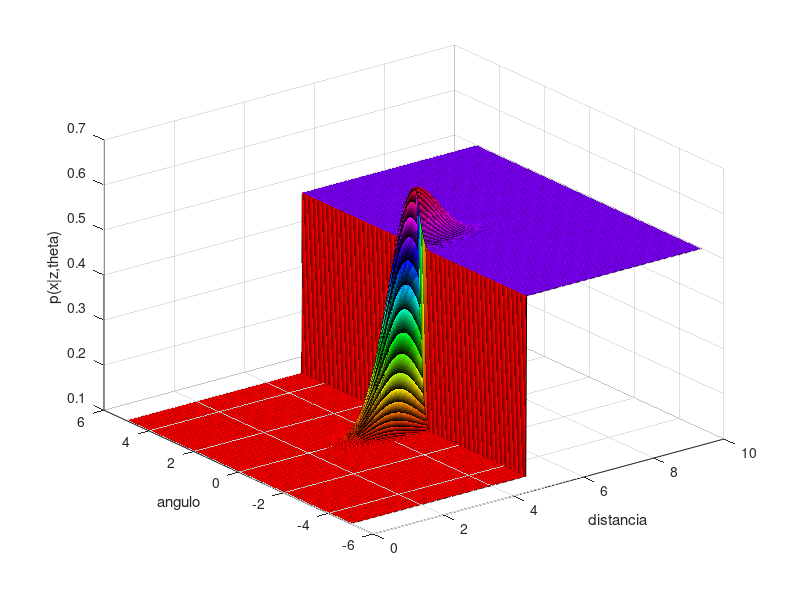

Write the MATLAB code that produced this figure.
  % range maximo
  Rmax = 10;
  % abertura maxima |A|
  Amax = 5.0;
  % leitura do sensor
  d = 5;
  mu = [d 0];

  sigma = [0.5 0 ; 0 0.05];   % altera o shape da curva
%  sigma = [0.05 0 ; 0 0.005];   % altera o shape da curva
% sigma = [0.005 0 ; 0 0.0005];   % altera o shape da curva

  invSigma = inv(sigma);
  Pmin = 0.1;
  K = 0.02;   % altera o maximo da curva
%  K = 0.0002;   % altera o maximo da curva
%  K = 0.000004;   % altera o maximo da curva

  x = linspace(0, Rmax, 400);  % distancia
  y = linspace(-Amax, Amax, 400);   % angulo
  [xx, yy] = meshgrid(x, y);
  max = 0;

  for i=1:length(x)
       for j=1:length(y)
            if x(i) < mu(1)
               P = Pmin;
            else
               P = 0.5;
            end
            X = [x(i) y(j)];
            % OBS: no eixo x sao plotadas as COLUNAS de z
            z(j,i) = P + (K/(2*pi*sigma(1,1)*sigma(2,2)) + 0.5 - P)*exp(-.5 * (X - mu) * invSigma * (X - mu)');
            if z(j,i) > max
               max = z(j,i);
            end
       end
  end
  max

  surf(xx,yy,z);
  xlabel('distancia')
  ylabel('angulo')
  zlabel('p(x|z,theta)')
  colormap(hsv)
